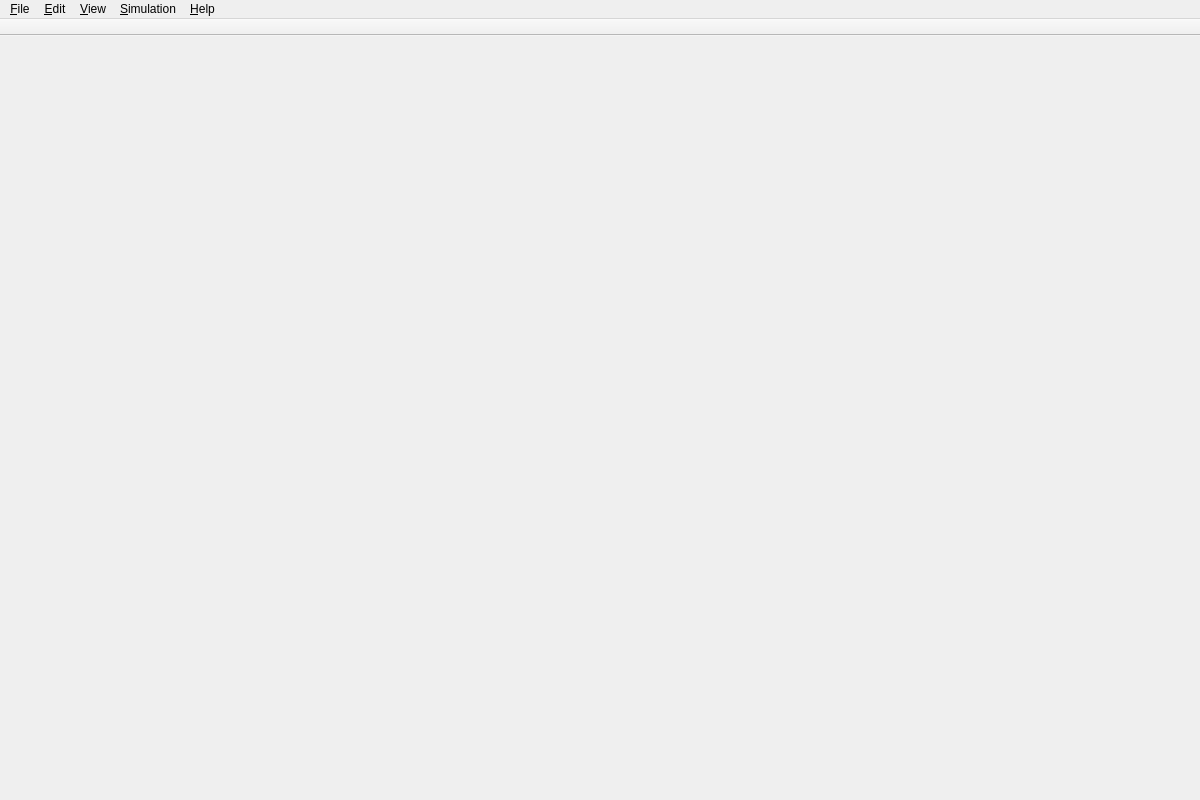
<?xml version="1.0" encoding="UTF-8"?>
<ui version="4.0">
 <class>MainWindow</class>
 <widget class="QMainWindow" name="MainWindow">
  <property name="geometry">
   <rect>
    <x>0</x>
    <y>0</y>
    <width>1200</width>
    <height>800</height>
   </rect>
  </property>
  <property name="windowTitle">
   <string>EGTRAIN</string>
  </property>
  <property name="styleSheet">
   <string notr="true"/>
  </property>
  <property name="dockNestingEnabled">
   <bool>false</bool>
  </property>
  <property name="dockOptions">
   <set>QMainWindow::AllowTabbedDocks|QMainWindow::AnimatedDocks</set>
  </property>
  <widget class="QWidget" name="centralWidget">
   <property name="styleSheet">
    <string notr="true"/>
   </property>
  </widget>
  <widget class="QMenuBar" name="menuBar">
   <property name="geometry">
    <rect>
     <x>0</x>
     <y>0</y>
     <width>1200</width>
     <height>24</height>
    </rect>
   </property>
   <widget class="QMenu" name="menuFile">
    <property name="title">
     <string>&amp;File</string>
    </property>
    <addaction name="actionLoad_Network"/>
    <addaction name="separator"/>
    <addaction name="actionQuit"/>
   </widget>
   <widget class="QMenu" name="menuEdit">
    <property name="title">
     <string>&amp;Edit</string>
    </property>
   </widget>
   <widget class="QMenu" name="menuView">
    <property name="title">
     <string>&amp;View</string>
    </property>
    <addaction name="actionZoomIn"/>
    <addaction name="actionZoomOut"/>
    <addaction name="actionFitView"/>
   </widget>
   <widget class="QMenu" name="menuSimulation">
    <property name="title">
     <string>&amp;Simulation</string>
    </property>
    <addaction name="actionSimulationStart"/>
    <addaction name="actionSimulationPause"/>
    <addaction name="actionSimulationStop"/>
   </widget>
   <widget class="QMenu" name="menuHelp">
    <property name="title">
     <string>&amp;Help</string>
    </property>
    <addaction name="actionAbout"/>
   </widget>
   <addaction name="menuFile"/>
   <addaction name="menuEdit"/>
   <addaction name="menuView"/>
   <addaction name="menuSimulation"/>
   <addaction name="menuHelp"/>
  </widget>
  <widget class="QToolBar" name="mainToolBar">
   <property name="windowTitle">
    <string>Main Toolbar</string>
   </property>
   <property name="movable">
    <bool>false</bool>
   </property>
   <attribute name="toolBarArea">
    <enum>TopToolBarArea</enum>
   </attribute>
   <attribute name="toolBarBreak">
    <bool>false</bool>
   </attribute>
  </widget>
  <action name="actionAbout">
   <property name="text">
    <string>About EGTRAIN</string>
   </property>
   <property name="menuRole">
    <enum>QAction::AboutRole</enum>
   </property>
  </action>
  <action name="actionSimulationStart">
   <property name="text">
    <string>Start</string>
   </property>
   <property name="toolTip">
    <string>Start simulation</string>
   </property>
   <property name="shortcut">
    <string>Ctrl+R</string>
   </property>
  </action>
  <action name="actionSimulationPause">
   <property name="text">
    <string>Pause</string>
   </property>
   <property name="toolTip">
    <string>Pause / Resume simulation</string>
   </property>
   <property name="shortcut">
    <string>Ctrl+.</string>
   </property>
  </action>
  <action name="actionSimulationStop">
   <property name="text">
    <string>Stop</string>
   </property>
   <property name="toolTip">
    <string>Stop simulation</string>
   </property>
   <property name="shortcut">
    <string>Ctrl+Esc</string>
   </property>
  </action>
  <action name="actionLoad_Network">
   <property name="text">
    <string>Import Legacy Case...</string>
   </property>
  </action>
  <action name="actionZoomIn">
   <property name="text">
    <string>Zoom In</string>
   </property>
   <property name="toolTip">
    <string>Zoom in on the network view</string>
   </property>
   <property name="shortcut">
    <string>Ctrl++</string>
   </property>
  </action>
  <action name="actionZoomOut">
   <property name="text">
    <string>Zoom Out</string>
   </property>
   <property name="toolTip">
    <string>Zoom out on the network view</string>
   </property>
   <property name="shortcut">
    <string>Ctrl+-</string>
   </property>
  </action>
  <action name="actionFitView">
   <property name="text">
    <string>Fit</string>
   </property>
   <property name="toolTip">
    <string>Fit the network view to the window</string>
   </property>
   <property name="shortcut">
    <string>Ctrl+0</string>
   </property>
  </action>
  <action name="actionQuit">
   <property name="text">
    <string>Quit</string>
   </property>
   <property name="shortcut">
    <string>Ctrl+Q</string>
   </property>
  </action>
 </widget>
 <layoutdefault spacing="6" margin="11"/>
 <resources/>
 <connections/>
</ui>
